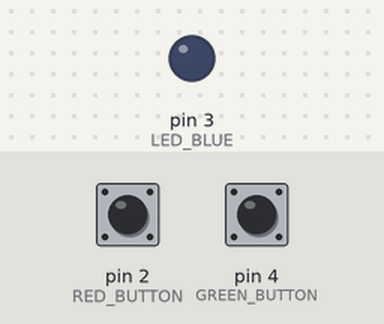
Recording of a sketch running on a simulated Arduino Uno, built with avr-gcc and run on an emulated ATmega328P. On the bench: output pins drawn as LEDs (lit = HIGH). The test bench sets the inputs (shaded band); at power-on: pin 4 (GREEN_BUTTON) HIGH, pin 2 (RED_BUTTON) HIGH.

Above: at 1.2 s.
1.3 s: pin 4 (GREEN_BUTTON) pulled LOW for 0.15 s
At 1.9 s:
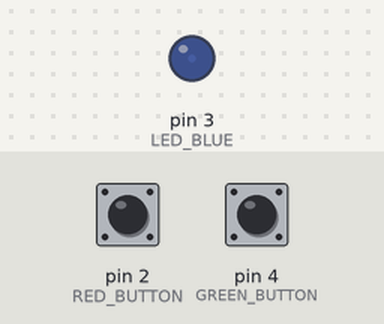
2.9 s: pin 4 (GREEN_BUTTON) pulled LOW for 1 s
At 4.4 s:
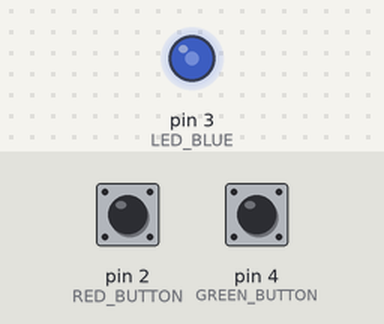
5.9 s: pin 4 (GREEN_BUTTON) pulled LOW for 0.15 s
At 6.6 s:
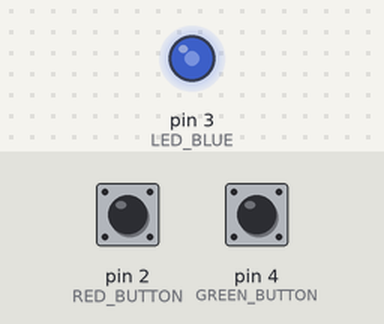
7.5 s: pin 4 (GREEN_BUTTON) pulled LOW for 3.2 s
At 9.9 s:
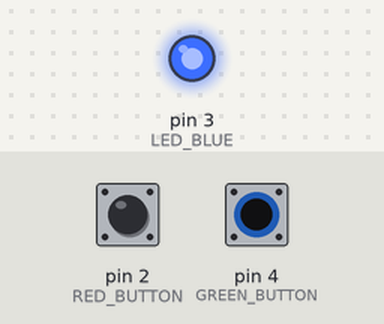
12.2 s: pin 2 (RED_BUTTON) pulled LOW for 3.2 s
At 12.81 s:
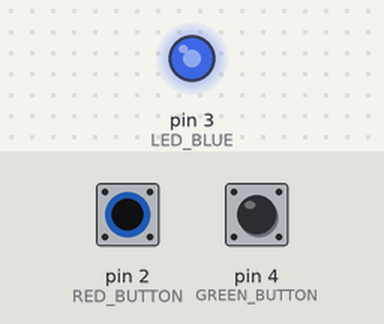
Timing chart, 0 to 16.2 s (numbered marks = the images above; inputs shaded):
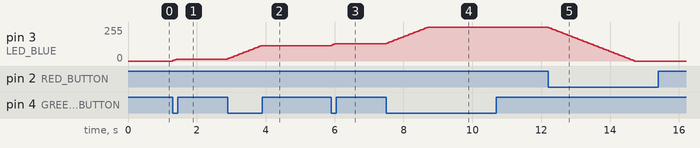

The sketch:

L01_02.ino
```cpp
// dioda zielona, po przytrzymaniu przycisku zielonego dioda będzie rozjaśniała się, a po przytrzymaniu czerwonego będzie ściemniana
#define LED_RED 6
#define LED_GREEN 5
#define LED_BLUE 3

#define RED_BUTTON 2
#define GREEN_BUTTON 4

int current_value = 0;
int value_min = 0;
int value_max = 255;
int jump_size = 5;


void initRGB()
{
    // pinMode(LED_BUILTIN, OUTPUT);
    // digitalWrite(LED_BUILTIN, LOW);

    // pinMode(LED_RED, OUTPUT);
    // digitalWrite(LED_RED, LOW);

    // pinMode(LED_GREEN, OUTPUT);
    // digitalWrite(LED_GREEN, LOW);

    pinMode(LED_BLUE, OUTPUT);
    digitalWrite(LED_BLUE, LOW);
}

void initButtons()
{
    pinMode(RED_BUTTON, INPUT_PULLUP);
    pinMode(GREEN_BUTTON, INPUT_PULLUP);
}

void setup()
{
    initRGB();
    initButtons();
}

int decrease_value(int inn_current) {
    if (inn_current - jump_size >= value_min) {
            inn_current = inn_current - jump_size;
        }
        else {
            inn_current = value_min;
        }
    return inn_current;
}

int increase_value(int inn_current) {
    if (inn_current + jump_size <= value_max) {
            inn_current = inn_current + jump_size;
        }
        else {
            inn_current = value_max;
        }
    return inn_current;
}

void loop()
{
    if (digitalRead(GREEN_BUTTON) == LOW && current_value < value_max) {
        current_value = increase_value(current_value);
        analogWrite(LED_BLUE, current_value);
    }

    if (digitalRead(RED_BUTTON) == LOW && current_value > value_min) {
        current_value = decrease_value(current_value);
        analogWrite(LED_BLUE, current_value);
    }
    delay(50); //gotowe
}
```

Measured:
- after the input at 1.3 s, pin 3 (LED_BLUE): 0/255 → 15/255 at once
- after the input at 2.9 s, pin 3 (LED_BLUE): moves from 15/255 to 115/255 over 0.95 s, starting at once
- after the input at 5.9 s, pin 3 (LED_BLUE): 115/255 → 130/255 at once
- after the input at 7.5 s, pin 3 (LED_BLUE): moves from 130/255 to 255/255 over 1.2 s, starting at once
- after the input at 12.2 s, pin 3 (LED_BLUE): moves from 255/255 to 0/255 over 2.5 s, starting at once
